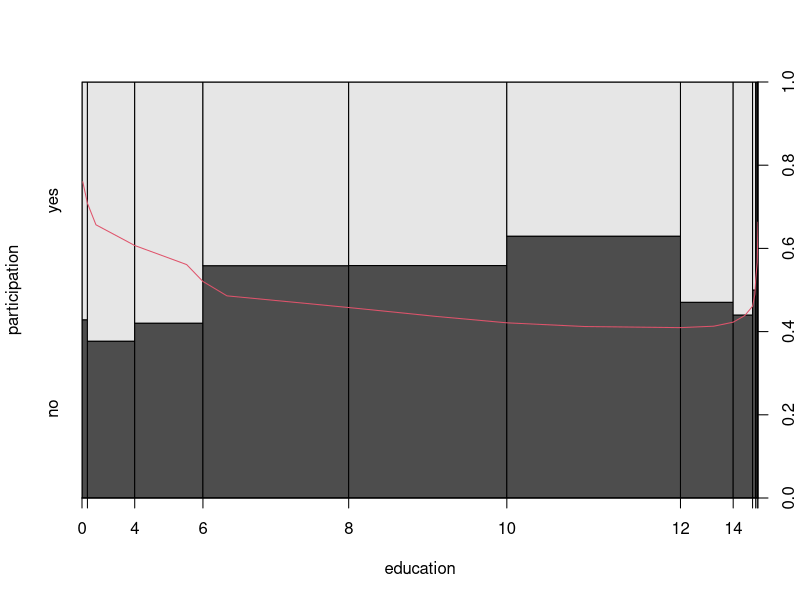
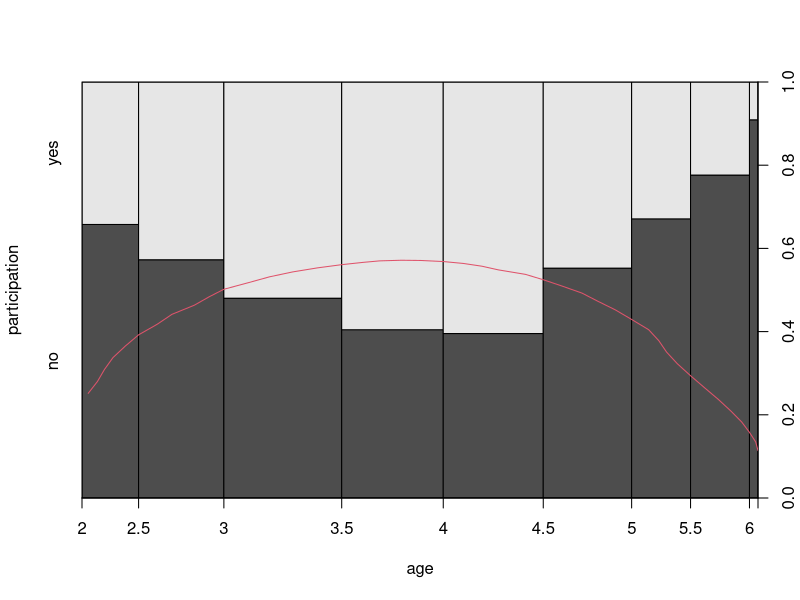
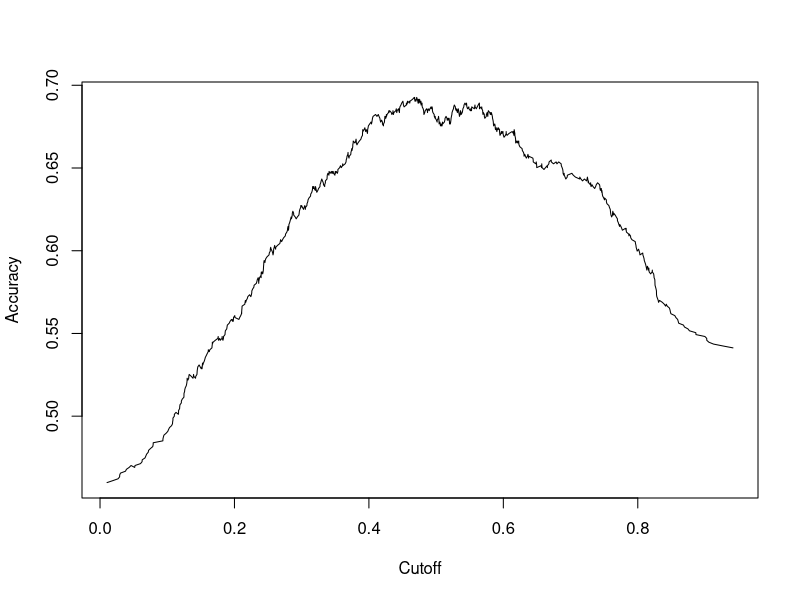
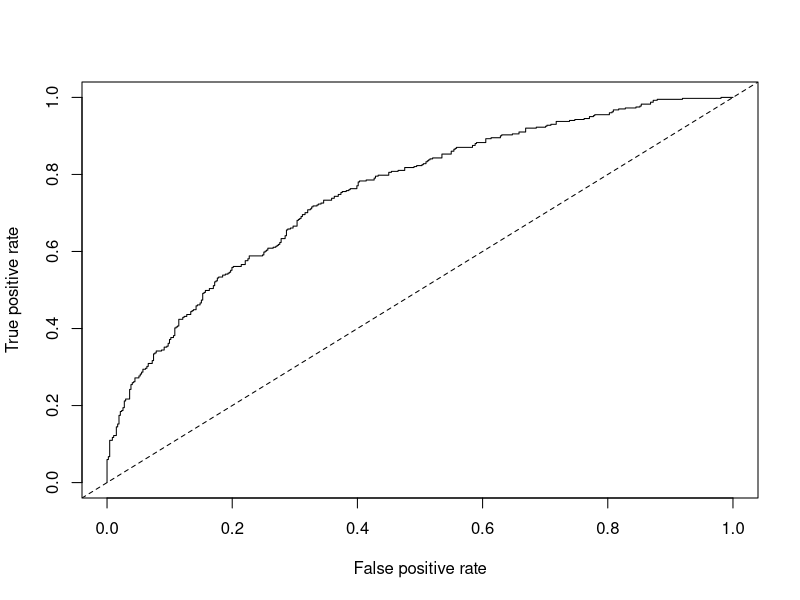
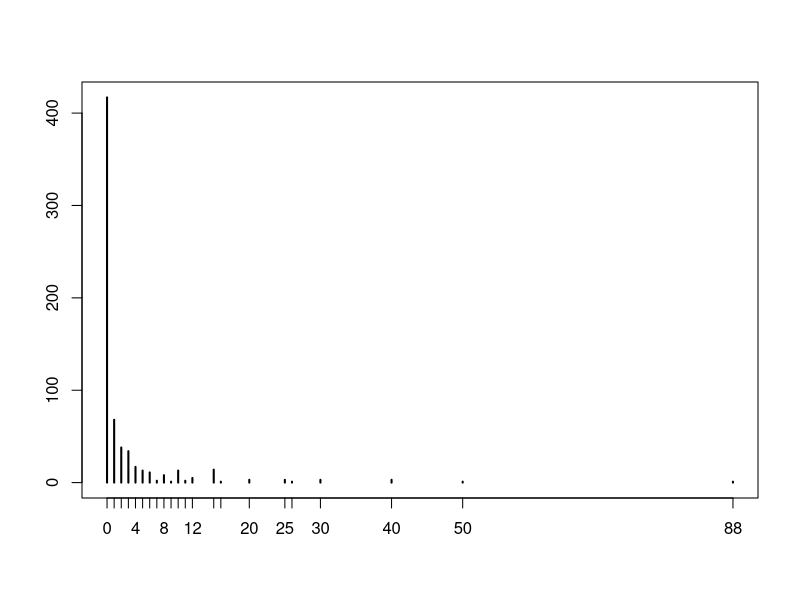
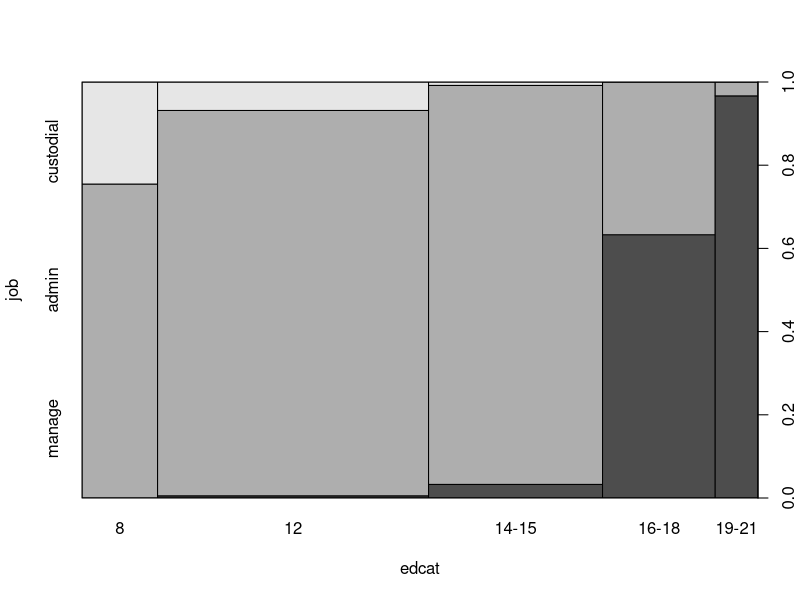

Reproduce these figures in R, in order.
###################################################
### chunk number 1: setup
###################################################
options(prompt = "R> ", continue = "+  ", width = 64,
  digits = 4, show.signif.stars = FALSE, useFancyQuotes = FALSE)

options(SweaveHooks = list(onefig =   function() {par(mfrow = c(1,1))},
                           twofig =   function() {par(mfrow = c(1,2))},                           
                           threefig = function() {par(mfrow = c(1,3))},
                           fourfig =  function() {par(mfrow = c(2,2))},
			   sixfig =   function() {par(mfrow = c(3,2))}))

library("AER")

suppressWarnings(RNGversion("3.5.0"))
set.seed(1071)


###################################################
### chunk number 2: swisslabor-data
###################################################
data("SwissLabor")
swiss_probit <- glm(participation ~ . + I(age^2),
  data = SwissLabor, family = binomial(link = "probit"))
summary(swiss_probit)


###################################################
### chunk number 3: swisslabor-plot eval=FALSE
###################################################
## plot(participation ~ age, data = SwissLabor, ylevels = 2:1)


###################################################
### chunk number 4: swisslabor-plot-refined
###################################################
plot(participation ~ education, data = SwissLabor, ylevels = 2:1)
fm <- glm(participation ~ education + I(education^2), data = SwissLabor, family = binomial)
edu <- sort(unique(SwissLabor$education))
prop <- sapply(edu, function(x) mean(SwissLabor$education <= x))
lines(predict(fm, newdata = data.frame(education = edu), type = "response") ~ prop, col = 2)

plot(participation ~ age, data = SwissLabor, ylevels = 2:1)
fm <- glm(participation ~ age + I(age^2), data = SwissLabor, family = binomial)
ag <- sort(unique(SwissLabor$age))
prop <- sapply(ag, function(x) mean(SwissLabor$age <= x))
lines(predict(fm, newdata = data.frame(age = ag), type = "response") ~ prop, col = 2)


###################################################
### chunk number 5: effects1
###################################################
fav <- mean(dnorm(predict(swiss_probit, type = "link")))
fav * coef(swiss_probit)


###################################################
### chunk number 6: effects2
###################################################
av <- colMeans(SwissLabor[, -c(1, 7)])
av <- data.frame(rbind(swiss = av, foreign = av),
  foreign = factor(c("no", "yes")))
av <- predict(swiss_probit, newdata = av, type = "link")
av <- dnorm(av)
av["swiss"] * coef(swiss_probit)[-7]


###################################################
### chunk number 7: effects3
###################################################
av["foreign"] * coef(swiss_probit)[-7]


###################################################
### chunk number 8: mcfadden
###################################################
swiss_probit0 <- update(swiss_probit, formula = . ~ 1)
1 - as.vector(logLik(swiss_probit)/logLik(swiss_probit0))


###################################################
### chunk number 9: confusion-matrix
###################################################
table(true = SwissLabor$participation,
  pred = round(fitted(swiss_probit)))


###################################################
### chunk number 10: confusion-matrix1
###################################################
tab <- table(true = SwissLabor$participation,
  pred = round(fitted(swiss_probit)))
tabp <- round(100 * c(tab[1,1] + tab[2,2], tab[2,1] + tab[1,2])/sum(tab), digits = 2)


###################################################
### chunk number 11: roc-plot eval=FALSE
###################################################
## library("ROCR")
## pred <- prediction(fitted(swiss_probit),
##   SwissLabor$participation)
## plot(performance(pred, "acc"))
## plot(performance(pred, "tpr", "fpr"))
## abline(0, 1, lty = 2)


###################################################
### chunk number 12: roc-plot1
###################################################
library("ROCR")
pred <- prediction(fitted(swiss_probit),
  SwissLabor$participation)
plot(performance(pred, "acc"))
plot(performance(pred, "tpr", "fpr"))
abline(0, 1, lty = 2)


###################################################
### chunk number 13: rss
###################################################
deviance(swiss_probit)
sum(residuals(swiss_probit, type = "deviance")^2)
sum(residuals(swiss_probit, type = "pearson")^2)


###################################################
### chunk number 14: coeftest eval=FALSE
###################################################
## coeftest(swiss_probit, vcov = sandwich)


###################################################
### chunk number 15: murder
###################################################
data("MurderRates")
murder_logit <- glm(I(executions > 0) ~ time + income +
  noncauc + lfp + southern, data = MurderRates,
  family = binomial)


###################################################
### chunk number 16: murder-coeftest
###################################################
coeftest(murder_logit)


###################################################
### chunk number 17: murder2
###################################################
murder_logit2 <- glm(I(executions > 0) ~ time + income +
  noncauc + lfp + southern, data = MurderRates,
  family = binomial, control = list(epsilon = 1e-15,
  maxit = 50, trace = FALSE))


###################################################
### chunk number 18: murder2-coeftest
###################################################
coeftest(murder_logit2)


###################################################
### chunk number 19: separation
###################################################
table(I(MurderRates$executions > 0), MurderRates$southern)


###################################################
### chunk number 20: countreg-pois
###################################################
data("RecreationDemand")
rd_pois <- glm(trips ~ ., data = RecreationDemand,
  family = poisson)


###################################################
### chunk number 21: countreg-pois-coeftest
###################################################
coeftest(rd_pois)


###################################################
### chunk number 22: countreg-pois-logLik
###################################################
logLik(rd_pois)


###################################################
### chunk number 23: countreg-odtest1
###################################################
dispersiontest(rd_pois)


###################################################
### chunk number 24: countreg-odtest2
###################################################
dispersiontest(rd_pois, trafo = 2)


###################################################
### chunk number 25: countreg-nbin
###################################################
library("MASS")
rd_nb <- glm.nb(trips ~ ., data = RecreationDemand)
coeftest(rd_nb)
logLik(rd_nb)


###################################################
### chunk number 26: countreg-se
###################################################
round(sqrt(rbind(diag(vcov(rd_pois)),
  diag(sandwich(rd_pois)))), digits = 3)


###################################################
### chunk number 27: countreg-sandwich
###################################################
coeftest(rd_pois, vcov = sandwich)


###################################################
### chunk number 28: countreg-OPG
###################################################
round(sqrt(diag(vcovOPG(rd_pois))), 3)


###################################################
### chunk number 29: countreg-plot
###################################################
plot(table(RecreationDemand$trips), ylab = "")


###################################################
### chunk number 30: countreg-zeros
###################################################
rbind(obs = table(RecreationDemand$trips)[1:10], exp = round(
  sapply(0:9, function(x) sum(dpois(x, fitted(rd_pois))))))


###################################################
### chunk number 31: countreg-pscl
###################################################
library("pscl")


###################################################
### chunk number 32: countreg-zinb
###################################################
rd_zinb <- zeroinfl(trips ~ . | quality + income,
  data = RecreationDemand, dist = "negbin")


###################################################
### chunk number 33: countreg-zinb-summary
###################################################
summary(rd_zinb)


###################################################
### chunk number 34: countreg-zinb-expected
###################################################
round(colSums(predict(rd_zinb, type = "prob")[,1:10]))


###################################################
### chunk number 35: countreg-hurdle
###################################################
rd_hurdle <- hurdle(trips ~ . | quality + income,
  data = RecreationDemand, dist = "negbin")
summary(rd_hurdle)


###################################################
### chunk number 36: countreg-hurdle-expected
###################################################
round(colSums(predict(rd_hurdle, type = "prob")[,1:10]))


###################################################
### chunk number 37: tobit1
###################################################
data("Affairs")
aff_tob <- tobit(affairs ~ age + yearsmarried +
  religiousness + occupation + rating, data = Affairs)
summary(aff_tob)


###################################################
### chunk number 38: tobit2
###################################################
aff_tob2 <- update(aff_tob, right = 4)
summary(aff_tob2)


###################################################
### chunk number 39: tobit3
###################################################
linearHypothesis(aff_tob, c("age = 0", "occupation = 0"),
  vcov = sandwich)


###################################################
### chunk number 40: numeric-response
###################################################
SwissLabor$partnum <- as.numeric(SwissLabor$participation) - 1


###################################################
### chunk number 41: kleinspady eval=FALSE
###################################################
## library("np")
## swiss_bw <- npindexbw(partnum ~ income + age + education +
##   youngkids + oldkids + foreign + I(age^2), data = SwissLabor,
##   method = "kleinspady", nmulti = 5)


###################################################
### chunk number 42: kleinspady-bw eval=FALSE
###################################################
## summary(swiss_bw)


###################################################
### chunk number 43: kleinspady-summary eval=FALSE
###################################################
## swiss_ks <- npindex(bws = swiss_bw, gradients = TRUE)
## summary(swiss_ks)


###################################################
### chunk number 44: probit-confusion
###################################################
table(Actual = SwissLabor$participation, Predicted = 
  round(predict(swiss_probit, type = "response")))


###################################################
### chunk number 45: bw-tab
###################################################
data("BankWages")
edcat <- factor(BankWages$education)
levels(edcat)[3:10] <- rep(c("14-15", "16-18", "19-21"),
  c(2, 3, 3))
tab <- xtabs(~ edcat + job, data = BankWages)
prop.table(tab, 1)


###################################################
### chunk number 46: bw-plot eval=FALSE
###################################################
## plot(job ~ edcat, data = BankWages, off = 0)


###################################################
### chunk number 47: bw-plot1
###################################################
plot(job ~ edcat, data = BankWages, off = 0)
box()


###################################################
### chunk number 48: bw-multinom
###################################################
library("nnet")
bank_mnl <- multinom(job ~ education + minority,
  data = BankWages, subset = gender == "male", trace = FALSE)


###################################################
### chunk number 49: bw-multinom-coeftest
###################################################
coeftest(bank_mnl)


###################################################
### chunk number 50: bw-polr
###################################################
library("MASS")
bank_polr <- polr(job ~ education + minority, 
  data = BankWages, subset = gender == "male", Hess = TRUE)
coeftest(bank_polr)


###################################################
### chunk number 51: bw-AIC
###################################################
AIC(bank_mnl)
AIC(bank_polr) 
